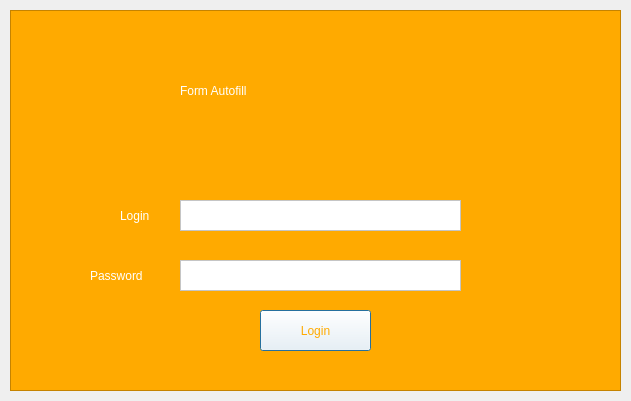
<?xml version="1.0" encoding="UTF-8"?>
<ui version="4.0">
 <class>Dialog</class>
 <widget class="QDialog" name="Dialog">
  <property name="windowTitle">
   <string>Dialog</string>
  </property>
  <property name="autoFillBackground">
   <bool>true</bool>
  </property>
  <widget class="QFrame" name="frame">
   <property name="geometry">
    <rect>
     <x>10</x>
     <y>10</y>
     <width>611</width>
     <height>381</height>
    </rect>
   </property>
   <property name="autoFillBackground">
    <bool>false</bool>
   </property>
   <property name="styleSheet">
    <string notr="true">background-color: rgb(255, 170, 0);</string>
   </property>
   <property name="frameShape">
    <enum>QFrame::StyledPanel</enum>
   </property>
   <property name="frameShadow">
    <enum>QFrame::Raised</enum>
   </property>
   <widget class="QLabel" name="app_name_label">
    <property name="geometry">
     <rect>
      <x>170</x>
      <y>40</y>
      <width>291</width>
      <height>81</height>
     </rect>
    </property>
    <property name="styleSheet">
     <string notr="true">color: rgb(255, 255, 255);
font: 36pt &quot;Bahnschrift SemiLight&quot;;
</string>
    </property>
    <property name="text">
     <string>Form Autofill</string>
    </property>
   </widget>
   <widget class="QTextEdit" name="login_form">
    <property name="geometry">
     <rect>
      <x>170</x>
      <y>190</y>
      <width>281</width>
      <height>31</height>
     </rect>
    </property>
    <property name="styleSheet">
     <string notr="true">background-color: rgb(255, 255, 255);</string>
    </property>
   </widget>
   <widget class="QTextEdit" name="password_form">
    <property name="geometry">
     <rect>
      <x>170</x>
      <y>250</y>
      <width>281</width>
      <height>31</height>
     </rect>
    </property>
    <property name="styleSheet">
     <string notr="true">background-color: rgb(255, 255, 255);</string>
    </property>
   </widget>
   <widget class="QLabel" name="login_label">
    <property name="geometry">
     <rect>
      <x>110</x>
      <y>190</y>
      <width>51</width>
      <height>31</height>
     </rect>
    </property>
    <property name="styleSheet">
     <string notr="true">font: 75 14pt &quot;MS Shell Dlg 2&quot;;
color: rgb(255, 255, 255);</string>
    </property>
    <property name="text">
     <string>Login</string>
    </property>
   </widget>
   <widget class="QLabel" name="password_label">
    <property name="geometry">
     <rect>
      <x>80</x>
      <y>250</y>
      <width>81</width>
      <height>31</height>
     </rect>
    </property>
    <property name="styleSheet">
     <string notr="true">font: 75 14pt &quot;MS Shell Dlg 2&quot;;
color: rgb(255, 255, 255);</string>
    </property>
    <property name="text">
     <string>Password</string>
    </property>
   </widget>
   <widget class="QPushButton" name="login_button">
    <property name="geometry">
     <rect>
      <x>250</x>
      <y>300</y>
      <width>111</width>
      <height>41</height>
     </rect>
    </property>
    <property name="styleSheet">
     <string notr="true">font: 75 14pt &quot;MS Shell Dlg 2&quot;;
background-color: rgb(255, 255, 255);
color: rgb(255, 170, 0);</string>
    </property>
    <property name="text">
     <string>Login</string>
    </property>
   </widget>
  </widget>
 </widget>
 <resources/>
 <connections/>
</ui>
